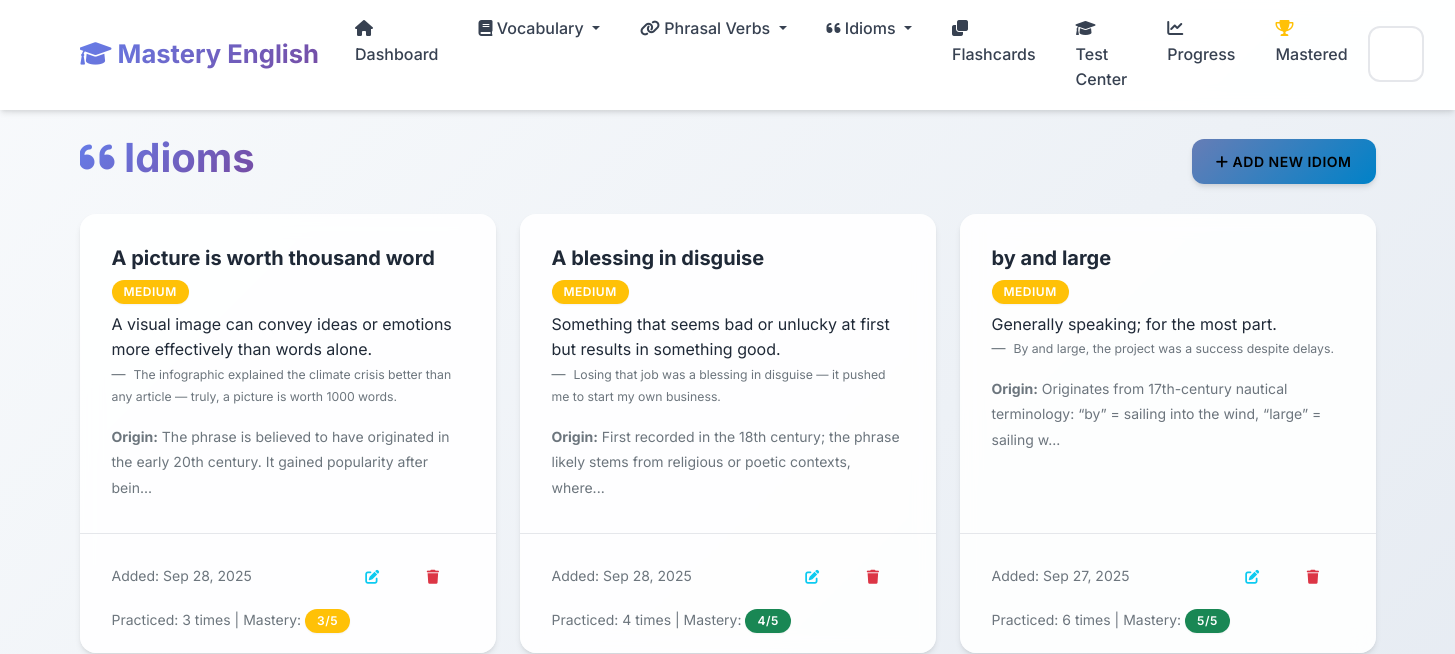
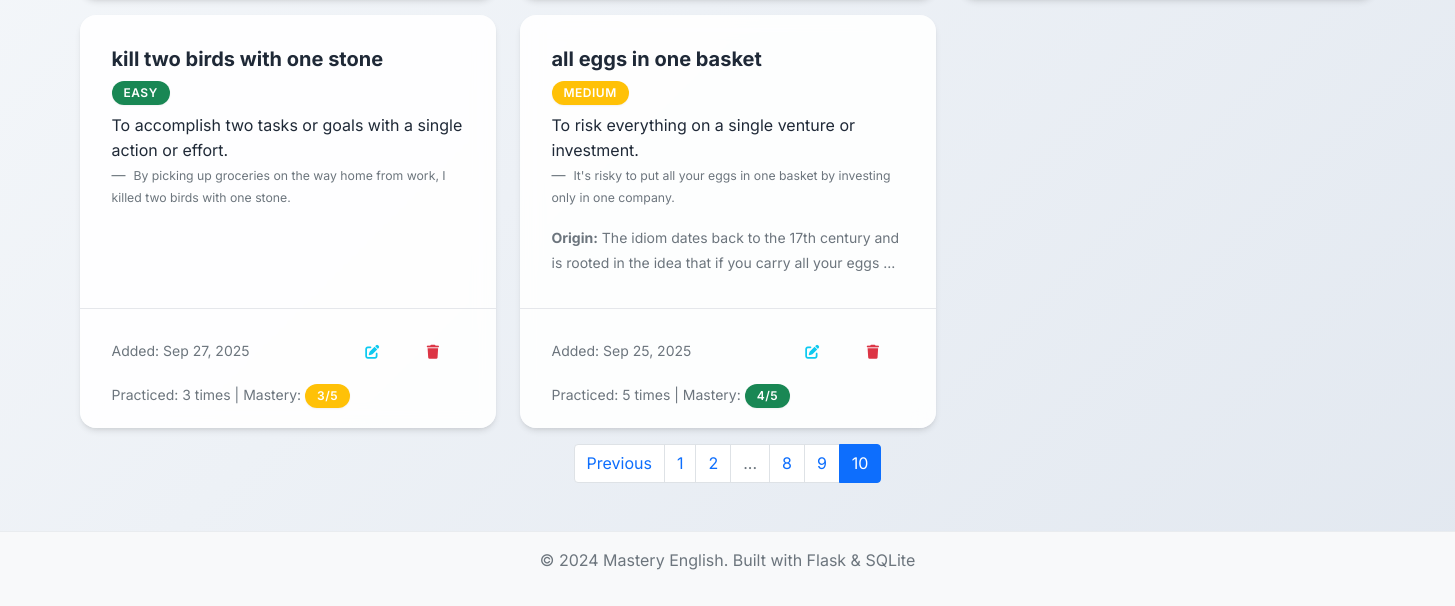
/idioms?page=10, run on an earlier commit of the app's database (2 pictures, top to bottom).
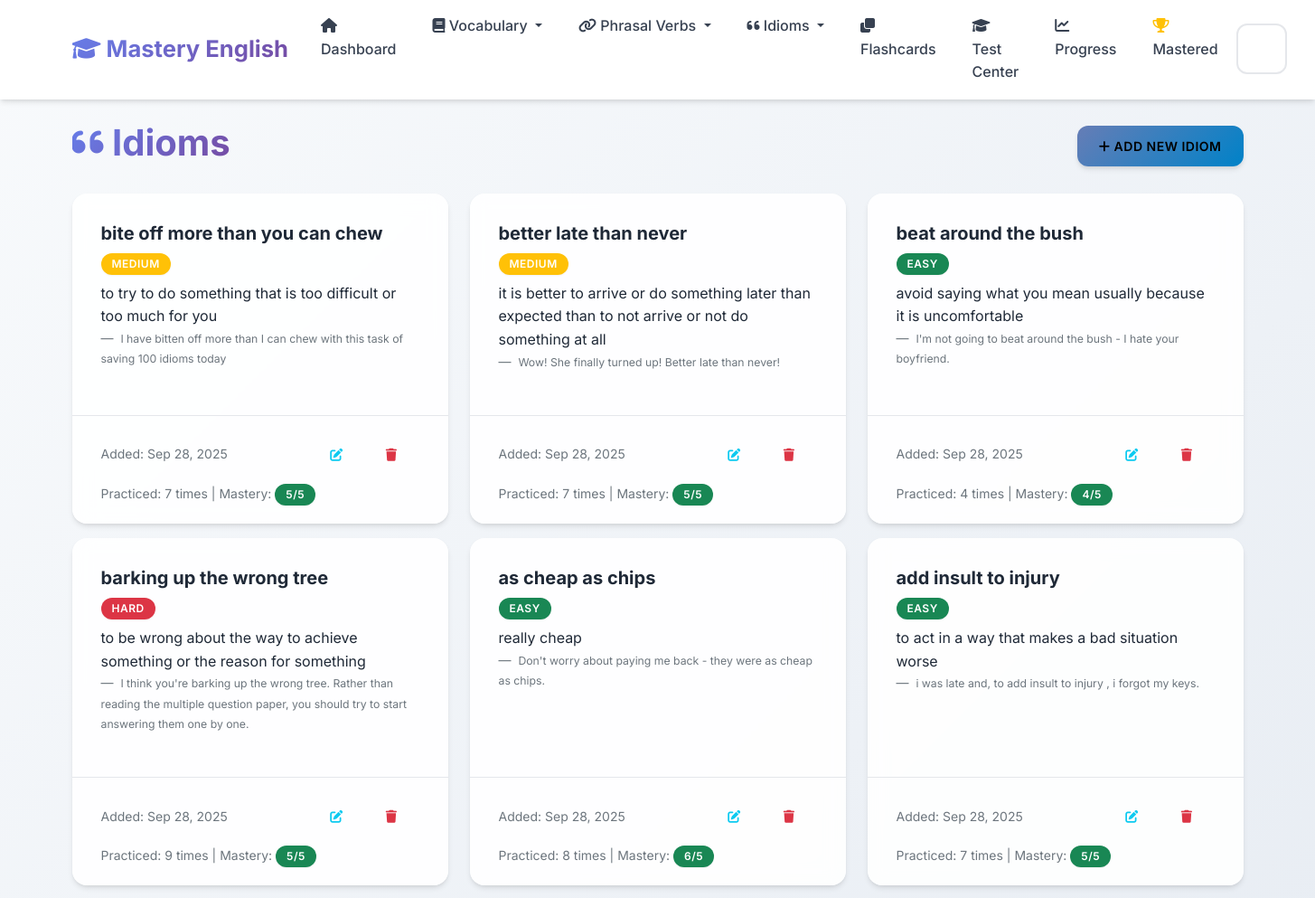
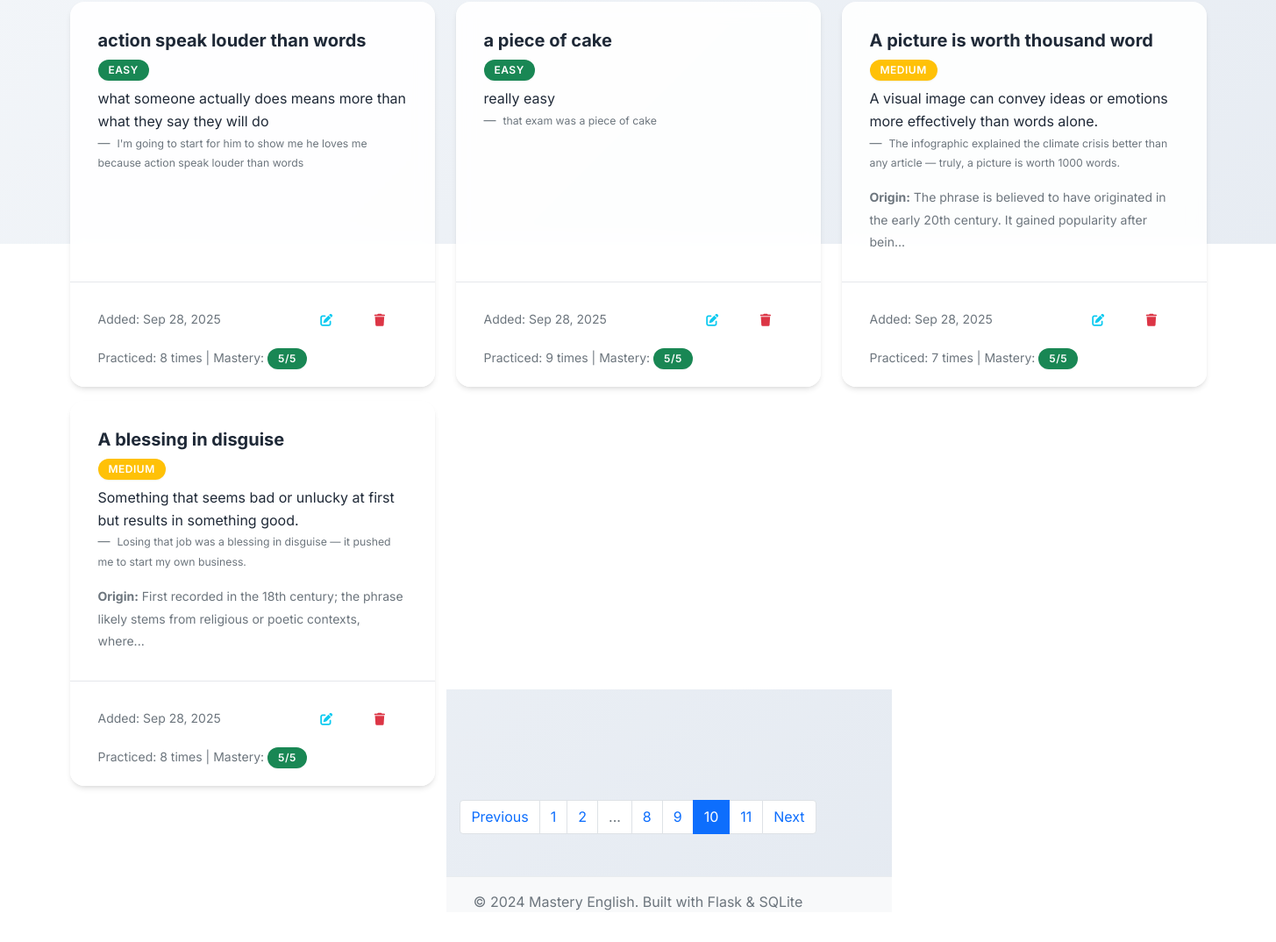
And on a later commit of the database (2 pictures, top to bottom).
### app.py (models this page shows, shortened)
class Idiom(db.Model):
    __tablename__ = 'idioms'
    id = db.Column(db.Integer, primary_key=True)
    idiom = db.Column(db.String(200), nullable=False)
    meaning = db.Column(db.Text, nullable=False)
    example_sentence = db.Column(db.Text)
    origin = db.Column(db.Text)
    difficulty_level = db.Column(db.String(20), default='medium')
    date_added = db.Column(db.DateTime, default=datetime.utcnow)
    times_practiced = db.Column(db.Integer, default=0)
    last_practiced = db.Column(db.DateTime)
    mastery_level = db.Column(db.Integer, default=0)

### app.py (the view)
@app.route('/idioms')
def idioms_list():
    page = request.args.get('page', 1, type=int)
    idioms = Idiom.query.order_by(Idiom.date_added.desc()).paginate(
        page=page, per_page=10, error_out=False)
    return render_template('idioms_list.html', idioms=idioms)

### templates/idioms_list.html (shortened to what the changed rows need)
{% extends "base.html" %}
{% block content %}
<div class="row">
    <div class="col-12">
        <div class="d-flex justify-content-between align-items-center mb-4">
            <h1>
                <i class="fas fa-quote-left"></i> Idioms
            </h1>
        </div>
    </div>
</div>
{% if idioms.items %}
    <div class="row">
        {% for idiom in idioms.items %}
            <div class="col-md-6 col-lg-4 mb-3">
                <div class="card h-100">
                    <div class="card-body">
                        <h5 class="card-title">{{ idiom.idiom }}</h5>
                        <span class="badge bg-{% if idiom.difficulty_level == 'easy' %}success{% elif idiom.difficulty_level == 'hard' %}danger{% else %}warning{% endif %} mb-2">
                            {{ idiom.difficulty_level.title() }}
                        </span>
                        <p class="card-text">{{ idiom.meaning }}</p>
                        {% if idiom.example_sentence %}
                            <blockquote class="blockquote-footer">
                                <small>{{ idiom.example_sentence }}</small>
                            </blockquote>
                        {% endif %}
                        {% if idiom.origin %}
                            <div class="mt-2">
                                <small class="text-muted">
                                    <strong>Origin:</strong> {{ idiom.origin[:100] }}{% if idiom.origin|length > 100 %}...{% endif %}
                                </small>
                            </div>
                        {% endif %}
                    </div>
                    <div class="card-footer bg-transparent">
                        <div class="d-flex justify-content-between align-items-center">
                            <small class="text-muted">
                                Added: {{ idiom.date_added.strftime('%b %d, %Y') }}
                            </small>
                            <div class="btn-group" role="group">
                                <a href="{{ url_for('edit_idiom', id=idiom.id) }}" class="btn btn-sm btn-outline-info">
                                    <i class="fas fa-edit"></i>
                                </a>
                                <button type="button" class="btn btn-sm btn-outline-danger" onclick="confirmDelete('{{ idiom.idiom }}', '{{ url_for('delete_idiom', id=idiom.id) }}')">
                                    <i class="fas fa-trash"></i>
                                </button>
                            </div>
                        </div>
                        {% if idiom.times_practiced > 0 %}
                            <div class="mt-2">
                                <small class="text-muted">
                                    Practiced: {{ idiom.times_practiced }} times
                                    | Mastery:
                                    <span class="badge bg-{% if idiom.mastery_level >= 4 %}success{% elif idiom.mastery_level >= 2 %}warning{% else %}danger{% endif %}">
                                        {{ idiom.mastery_level }}/5
                                    </span>
                                </small>
                            </div>
                        {% endif %}
                    </div>
                </div>
            </div>
        {% endfor %}
    </div>
    {% if idioms.pages > 1 %}
        <nav aria-label="Page navigation">
            <ul class="pagination justify-content-center">
                {% for page_num in idioms.iter_pages() %}
                    {% if page_num %}
                        {% if page_num != idioms.page %}
                            <li class="page-item">
                                <a class="page-link" href="{{ url_for('idioms_list', page=page_num) }}">{{ page_num }}</a>
                            </li>
                        {% else %}
                            <li class="page-item active">
                                <span class="page-link">{{ page_num }}</span>
                            </li>
                        {% endif %}
                    {% else %}
                        <li class="page-item disabled">
                            <span class="page-link">...</span>
                        </li>
                    {% endif %}
                {% endfor %}
                {% if idioms.has_next %}
                    <li class="page-item">
                        <a class="page-link" href="{{ url_for('idioms_list', page=idioms.next_num) }}">Next</a>
                    </li>
                {% endif %}
            </ul>
        </nav>
    {% endif %}
{% endif %}
{% endblock %}

What changed in the data, as far as the page shows it:
no longer on this page (row edited): Idiom: idiom "by and large", difficulty_level "MEDIUM", meaning "Generally speaking; for the most part.", example_sentence "By and large, the project was a success despite delays.", origin "Originates from 17th-century nautical terminology: “by” = sailing into the wind, “large” = sailing w", date_added "Sep 27, 2025", times_practiced "6", mastery_level "5"
no longer on this page (row edited): Idiom: idiom "kill two birds with one stone", difficulty_level "EASY", meaning "To accomplish two tasks or goals with a single action or effort.", example_sentence "By picking up groceries on the way home from work, I killed two birds with one stone.", date_added "Sep 27, 2025", times_practiced "3", mastery_level "3"
no longer on this page (row edited): Idiom: idiom "all eggs in one basket", difficulty_level "MEDIUM", meaning "To risk everything on a single venture or investment.", example_sentence "It's risky to put all your eggs in one basket by investing only in one company.", origin "The idiom dates back to the 17th century and is rooted in the idea that if you carry all your eggs", date_added "Sep 25, 2025", times_practiced "5", mastery_level "4"
now on this page (row edited): Idiom: idiom "bite off more than you can chew", difficulty_level "MEDIUM", meaning "to try to do something that is too difficult or too much for you", example_sentence "I have bitten off more than I can chew with this task of saving 100 idioms today", date_added "Sep 28, 2025", times_practiced "7", mastery_level "5"
now on this page (row edited): Idiom: idiom "better late than never", difficulty_level "MEDIUM", meaning "it is better to arrive or do something later than expected than to not arrive or not do something at all", example_sentence "Wow! She finally turned up! Better late than never!", date_added "Sep 28, 2025", times_practiced "7", mastery_level "5"
now on this page (row edited): Idiom: idiom "beat around the bush", difficulty_level "EASY", meaning "avoid saying what you mean usually because it is uncomfortable", example_sentence "I'm not going to beat around the bush - I hate your boyfriend.", date_added "Sep 28, 2025", times_practiced "4", mastery_level "4"
now on this page (row edited): Idiom: idiom "barking up the wrong tree", difficulty_level "HARD", meaning "to be wrong about the way to achieve something or the reason for something", example_sentence "I think you're barking up the wrong tree. Rather than reading the multiple question paper, you should try to start answering them one by one.", date_added "Sep 28, 2025", times_practiced "9", mastery_level "5"
now on this page (row edited): Idiom: idiom "as cheap as chips", difficulty_level "EASY", meaning "really cheap", example_sentence "Don't worry about paying me back - they were as cheap as chips.", date_added "Sep 28, 2025", times_practiced "8", mastery_level "6"
now on this page (row edited): Idiom: idiom "add insult to injury", difficulty_level "EASY", meaning "to act in a way that makes a bad situation worse", example_sentence "i was late and, to add insult to injury , i forgot my keys.", date_added "Sep 28, 2025", times_practiced "7", mastery_level "5"
now on this page (row edited): Idiom: idiom "action speak louder than words", difficulty_level "EASY", meaning "what someone actually does means more than what they say they will do", example_sentence "I'm going to start for him to show me he loves me because action speak louder than words", date_added "Sep 28, 2025", times_practiced "8", mastery_level "5"
now on this page (row edited): Idiom: idiom "a piece of cake", difficulty_level "EASY", meaning "really easy", example_sentence "that exam was a piece of cake", date_added "Sep 28, 2025", times_practiced "9", mastery_level "5"
changed Idiom "A picture is worth thousand word": times_practiced "3" → "7"; mastery_level "3" → "5"
changed Idiom "A blessing in disguise": times_practiced "4" → "8"; mastery_level "4" → "5"
Also different on the page:
new list line: "11"
text now shown: "Next"
